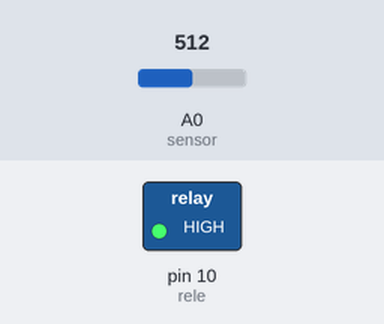
The sketch below on a simulated Arduino Uno, built with avr-gcc and run on an emulated ATmega328P. Parts: switched loads named in the sketch (green lamp = pin HIGH). The test bench sets the inputs (shaded band); at power-on: A0 (sensor) = 512.

Above: at 1.7 s.
1.8 s: A0 (sensor) set to 92
3.3 s: A0 (sensor) set to 77
At 4.7 s:
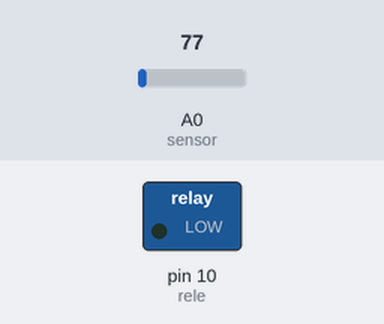
5.1 s: A0 (sensor) set to 95
At 5.8 s:
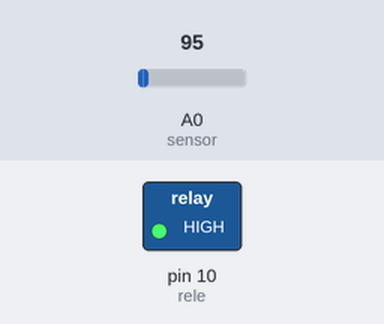
6.6 s: A0 (sensor) set to 75
At 7.2 s:
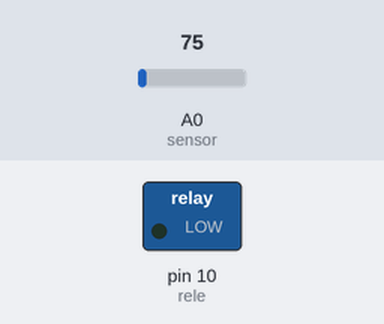
Timing chart, 0 to 9.4 s (numbered marks = the images above; inputs shaded):
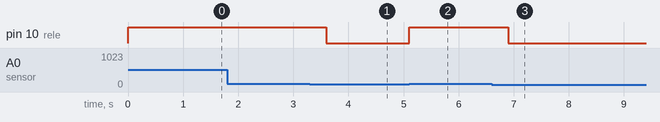

The sketch:

torneira_sensor.ino
```cpp
const int sensor = A0; // Qual pino esta o sensor.
int valorSensor = 0;  // Valor lido pelo sensor.
const int rele = 10; // Pino Digital onde liguei o rele.

void setup() {
 //Serial.begin(9600);
pinMode(rele, OUTPUT);
}

void loop() {
  valorSensor = analogRead(sensor);

  //Serial.println(valorSensor); --> p/ verificar os valores de referência das distancias entre sensor infravermelho e a mão.
  //delay(200); -->tempo entra leituras feitas pelo sensor
  //Menor distancia = Maior Valores do sensor.

  if(valorSensor > 85){
    digitalWrite(rele, HIGH);
    delay(900); // p/ não chavear o solenóide.
  } else {
    digitalWrite(rele, LOW);
  }
}
```

Measured:
- the behaviour switches between 86 and 85 on A0 (sensor) (found by bisection; images 0 and 1)
- after the input at 1.8 s, every drawn part: stays the same
- after the input at 3.3 s, pin 10 (rele): HIGH → LOW after 0.30 s
- after the input at 5.1 s, pin 10 (rele): LOW → HIGH at once
- after the input at 6.6 s, pin 10 (rele): HIGH → LOW after 0.30 s
